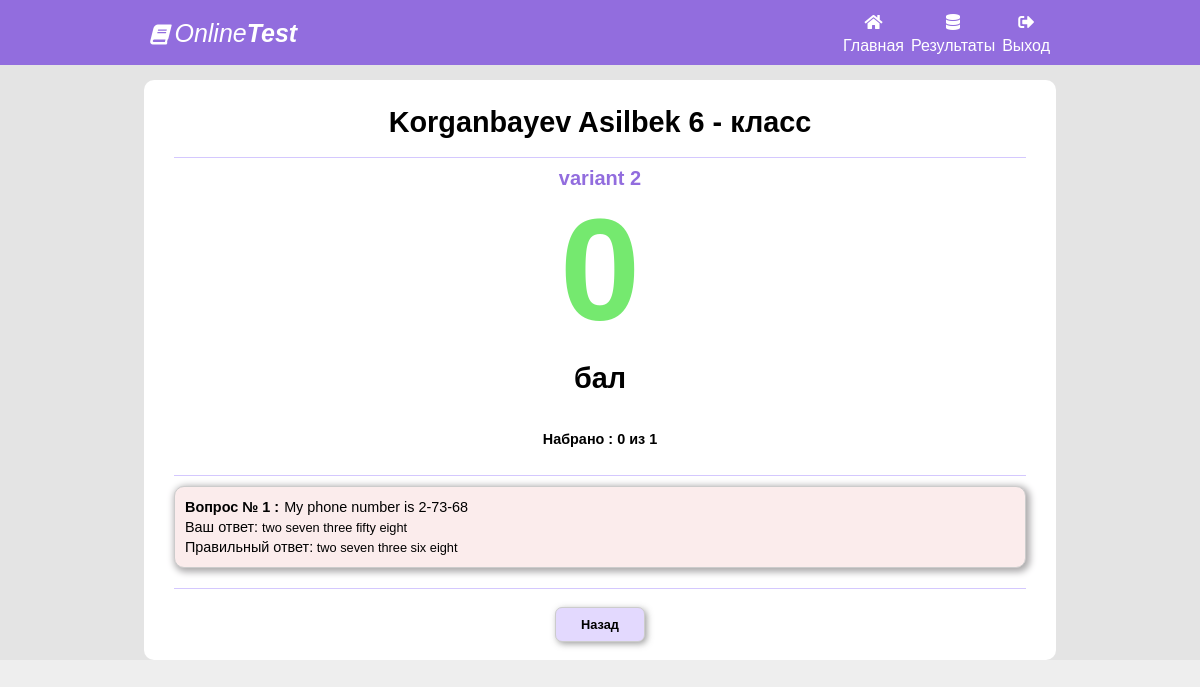
Screenshot of /analize/59 (signed in) with the database file from the repository.
### main/models.py (models this page shows, shortened)
class UserTestItem(models.Model):
    title = models.CharField(max_length=200, blank=True)
    test = models.ForeignKey(Test, on_delete=models.CASCADE, default="")
    user = models.ForeignKey(User, on_delete=models.CASCADE, default="")
    start_date = models.DateTimeField()
    stop_date = models.DateTimeField()
    ball = models.IntegerField(default=0)
    count_question = models.IntegerField(default=0)
    true_question = models.IntegerField(default=0)

class User(models.Model):
    first_name = models.CharField(max_length=300)
    last_name = models.CharField(max_length=300)
    clas = models.ForeignKey(Class, on_delete=models.CASCADE)
    ball = models.IntegerField(default=0)
    rating = models.IntegerField(default=0)

class Class(models.Model):
    title = models.CharField(max_length=300)

class Test(models.Model):
    title = models.CharField(max_length=300, blank=True, default="")
    subject = models.ForeignKey(Subject, on_delete=models.CASCADE)
    clas = models.ForeignKey(Class, on_delete=models.CASCADE)
    start_time = models.DateTimeField()
    stop_time = models.DateTimeField()
    limit = models.IntegerField(default=40)
    description = models.TextField()

class UserTestItemVariant(models.Model):
    user_test_item = models.ForeignKey(UserTestItem, on_delete=models.CASCADE)
    test_item = models.ForeignKey(TestItem, on_delete=models.CASCADE)
    user_variant = models.IntegerField(default=0)
    correct_variant = models.IntegerField(default=0)
    ball = models.IntegerField(default=0)

class TestItem(models.Model):
    test = models.ForeignKey(Test, on_delete=models.CASCADE)
    question = models.TextField()
    answer_1 = models.TextField()
    answer_2 = models.TextField()
    answer_3 = models.TextField()
    answer_4 = models.TextField()
    answer_5 = models.TextField()
    correct_answer = models.IntegerField()

### main/views.py (the view)
# urls.py: path('analize/<int:test_id>', analizeHandler),
def analizeHandler(request, test_id):
    test_info = None
    test_id = test_id
    test_user_item_variants = []
    if not request.user.is_authenticated:
        tests = []
        current_user = request.session.get('user_id', None)
        if current_user:
            current_user = User.objects.get(id=int(current_user))
            if current_user:
                test_info = UserTestItem.objects.filter(user__id=int(current_user.id)).filter(id=test_id)
                if test_info:
                    test_info = test_info[0]
    else:
        test_info = UserTestItem.objects.get(id=test_id)
    if test_info:
        test_user_item_variants = UserTestItemVariant.objects.filter(user_test_item__id = test_id)
    return render(request, 'analize.html', {'test_user_item_variants':test_user_item_variants, 'test_info':test_info})

### templates/analize.html (shortened to what this page needs)
<!DOCTYPE html>
<html>
<head>
	<link rel="stylesheet" type="text/css" href="/static/style2.css">
	<link rel="stylesheet" href="https://use.fontawesome.com/releases/v5.6.1/css/all.css"
>
</head>
<body>
<div class="body">
<div class="nav">
	<div class="nav-bar">
	<div class="head-left" style="font-style:italic;">
		<i class="fa fa-book" style="font-style:italic; font-size:20px;"></i>	Online<b>Test</b>
	</div>
	<div class="head-right">
		<div class="alla">
			<a href="/" class="nav-link">
				<i class="fas fa-home"></i>
				<span>Главная</span>
			</a>
		</div>
		<div class="alla">
			<a href="/results" class="nav-link">
				<i class="fas fa-database"></i>
				<span>Результаты</span>
			</a>
		</div>
		<div class="alla">
			<a href="/davay" class="nav-link">
				<i class="fas fa-sign-out-alt"></i>
				<span>Выход</span>
			</a>
		</div>
	</div>
	</div>
</div>
<div class="container">
	<div class="left-container"><br>
		{% if test_info %}
		<h1>{{ test_info.user.last_name }} {{ test_info.user.first_name }} {{ test_info.user.clas.title }}</h1>
		<hr class="hr-2">
		<center class="subject-1">
			{{ test_info.test.title }}
		</center>
		<div class="ball">
			{{ test_info.ball }}<br>
			<h1>бал</h1>
		</div>
		<br>
		<div class="count" style="text-align: center;margin: 0">Набрано : {{ test_info.ball }} из {{ test_info.count_question }}</div>
		<br>
		<hr class="hr-2">
		{% for ti in test_user_item_variants %}
		<div class="answer-list {% if ti.user_variant == ti.correct_variant %} bg-gren {% else %} bg-red {% endif %} ">
			<span class="question-1">Вопрос № {{ forloop.counter }} :</span><span class="question-2">{{ ti.test_item.question }}</span><br>
			{% if ti.user_variant != ti.correct_variant %}
			<span class="question-2">Ваш ответ: </span>
			{% if ti.user_variant == 1 %} {{ ti.test_item.answer_1 }} {% endif %}
			<br>
			<span class="question-2">Правильный ответ:</span>
			{% if ti.correct_variant == 3 %} {{ ti.test_item.answer_3 }} {% endif %}
			<br>
			{% endif %}
		</div>
		{% endfor %}
		<hr class="hr-2">
		<div class="nav-button">
			<a style="text-decoration:none;" href="/results"><input type="button" id="prev" class="input-button" name="prev-button" value="Назад"></a>
		</div><br>
		{% endif %}
	</div>
</div>
</div>
</body>
</html>

### static/style2.css (style rules this page uses)
body , a , li , div , p , span , ul { margin: 0 auto; padding: 0px; }
a { text-decoration:none; }
.body { background-color: #d5d5d566; }
.nav a { top:-10px; color:#fff; font-size:16px; display:grid; }
.nav-bar { width: 75%; }
.alla { display:inline-block; }
.head-left { display:inline-block; margin-top: 8px; }
.head-right { display:inline-block; float: right; text-align: center; margin-top: 4px; }
.nav { width: 100%; line-height:2; font-size: 25px; color: white; height: 65px; background-color: #926dde; }
.nav-link { position:relative; }
.container { margin-right: 30px; margin-top: 15px; margin-left: 30px; }
.left-container { width: 80%; background-color: white; border-radius: 10px ; }
.left-container h1 { font-family: "Segoe UI Semilight",Tahoma,Helvetica,Sans-Serif; color: #000; text-align: center; font-size: 1.8rem; font-style: normal; padding: 0 0 0; line-height: 100%; margin: 10px 30px 20px 30px; }
.hr-2 { border:none; height: 1px; margin:10px 30px 10px 30px; background-color: #d4c8fe; }
input { -webkit-writing-mode: horizontal-tb !important; text-rendering: auto; color: -internal-light-dark(black, white); letter-spacing: normal; word-spacing: normal; text-transform: none; text-indent: 0px; text-shadow: none; display: inline-block; text-align: start; appearance: textfield; background-color: -internal-light-dark(rgb(255, 255, 255), rgb(59, 59, 59)); -webkit-rtl-ordering: logical; cursor: text; margin: 0em; font: 400 13.3333px Arial; padding: 1px 2px; border-width: 2px; border-style: inset; border-color: -internal-light-dark(rgb(118, 118, 118), rgb(133, 133, 133)); border-image: initial; background-color: initial; cursor: default; appearance: auto; box-sizing: border-box; margin: 0 0 10px 30px; padding: initial; border: initial; }
.nav-button { float: inherit; text-align: center; }
.input-button { text-align: center; border: 1px solid #ccc; border-radius: 7px; font-family: "Segoe UI Regular",Tahoma,Helvetica,Sans-Serif; border-radius: 7px; color: #000; padding: 6px; font-size: 18px; background: #e3d9fe; width: 150px; margin-right: 0; display: block; cursor: pointer; -moz-transition: all .1s 10ms ease-in; -o-transition: all .1s 10ms ease-in; -webkit-transition: all .1s 10ms ease-in; -webkit-box-shadow: 2px 2px 6px 0 rgb(133 133 133 / 77%); -moz-box-shadow: 2px 2px 6px 0 rgba(133,133,133,.77); box-shadow: 2px 2px 6px 0 rgb(133 133 133 / 77%); }
#prev , #next { display: inline; padding: 7px; width: auto; min-width: 90px; margin: 8px 5px 0; font-weight: 600; font-size: 0.8rem; line-height: 1.2rem; }
.count { margin: 0 0 10px 30px; font-weight: 600; font-size: 0.9rem; }
body { background-color: #d5d5d566; font-family: sans-serif; font-weight: 100; }
.bg-red { background-color: #fbecec; }
.answer-list { padding: 10px 5px; margin:0 30px 20px 30px; font-size: 0.8rem; border: 1px solid #ccc; -webkit-border-radius: 10px; -moz-border-radius: 10px; border-radius: 10px; -webkit-box-shadow: 2px 2px 7px 2px rgb(171 169 171); -moz-box-shadow: 2px 2px 7px 2px rgba(171,169,171,1); box-shadow: 2px 2px 7px 2px rgb(171 169 171); }
.subject-1 { color: #926dde; font-size: 20px; line-height: 20px; font-weight: 600; }
.fas { color:#fff; font-size:16px; }
.question-1 { color: #000; line-height: 20px; font-size: 0.9rem; font-weight: 600; margin: 10px 0 5px; margin: 0 0 20px 5px; }
.question-2 { color: #000; line-height: 20px; font-size: 0.9rem; margin: 10px 0 5px; margin: 0 0 20px 5px; }
.ball { text-align: center; font-weight: 600; font-size: 9rem; color: #75e96f; }

### rows the page displays
UserTestItem: user.last_name "Korganbayev", user.first_name "Asilbek", user.clas "6 - класс", test "variant 2", ball "0", count_question "1"
UserTestItemVariant: test_item.question "My phone number is 2-73-68", test_item.answer_1 "two seven three fifty eight", test_item.answer_3 "two seven three six eight"
